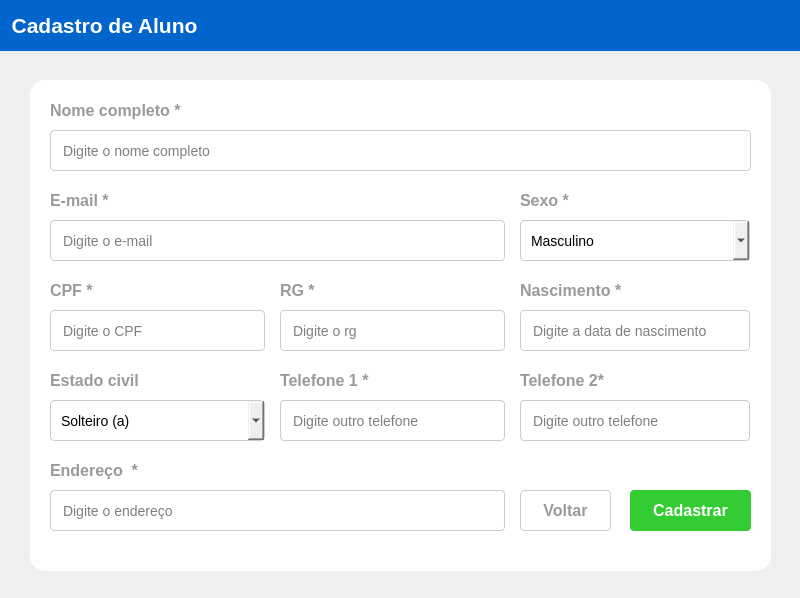
<?xml version="1.0" encoding="UTF-8"?>
<ui version="4.0">
 <class>MainWindow</class>
 <widget class="QMainWindow" name="MainWindow">
  <property name="geometry">
   <rect>
    <x>0</x>
    <y>0</y>
    <width>800</width>
    <height>598</height>
   </rect>
  </property>
  <property name="windowTitle">
   <string>MainWindow</string>
  </property>
  <widget class="QWidget" name="centralwidget">
   <property name="styleSheet">
    <string notr="true">QFrame{
background:#F4F4F4;
}</string>
   </property>
   <widget class="QWidget" name="widget" native="true">
    <property name="geometry">
     <rect>
      <x>0</x>
      <y>0</y>
      <width>800</width>
      <height>51</height>
     </rect>
    </property>
    <property name="styleSheet">
     <string notr="true">QWidget{
background:#0265CB
}</string>
    </property>
    <layout class="QHBoxLayout" name="horizontalLayout_2">
     <item>
      <widget class="QLabel" name="label">
       <property name="font">
        <font>
         <pointsize>16</pointsize>
         <weight>75</weight>
         <bold>true</bold>
        </font>
       </property>
       <property name="styleSheet">
        <string notr="true">QLabel{
color: #FFF;
}</string>
       </property>
       <property name="text">
        <string>  Cadastro de Aluno</string>
       </property>
      </widget>
     </item>
    </layout>
   </widget>
   <widget class="QFrame" name="frame">
    <property name="geometry">
     <rect>
      <x>30</x>
      <y>80</y>
      <width>741</width>
      <height>491</height>
     </rect>
    </property>
    <property name="styleSheet">
     <string notr="true">QFrame{
background:#FFF;
border-radius:15px;}</string>
    </property>
    <property name="frameShape">
     <enum>QFrame::StyledPanel</enum>
    </property>
    <property name="frameShadow">
     <enum>QFrame::Raised</enum>
    </property>
    <widget class="QLabel" name="nomeC_text_input">
     <property name="geometry">
      <rect>
       <x>20</x>
       <y>10</y>
       <width>141</width>
       <height>41</height>
      </rect>
     </property>
     <property name="font">
      <font>
       <family>Segoe UI</family>
       <pointsize>12</pointsize>
       <weight>75</weight>
       <bold>true</bold>
      </font>
     </property>
     <property name="styleSheet">
      <string notr="true">QLabel{
color:#999A9A;
 font-weight: 600;}</string>
     </property>
     <property name="text">
      <string>Nome completo *</string>
     </property>
    </widget>
    <widget class="QLineEdit" name="nome_input">
     <property name="geometry">
      <rect>
       <x>20</x>
       <y>50</y>
       <width>701</width>
       <height>41</height>
      </rect>
     </property>
     <property name="styleSheet">
      <string notr="true">QLineEdit{
border-radius: 4px;
border: 1px solid #ccc;
padding-left:10px;
font-size:14px
}</string>
     </property>
     <property name="placeholderText">
      <string>Digite o nome completo</string>
     </property>
    </widget>
    <widget class="QLabel" name="email_text_input">
     <property name="geometry">
      <rect>
       <x>20</x>
       <y>100</y>
       <width>141</width>
       <height>41</height>
      </rect>
     </property>
     <property name="font">
      <font>
       <family>Segoe UI</family>
       <pointsize>12</pointsize>
       <weight>75</weight>
       <bold>true</bold>
      </font>
     </property>
     <property name="styleSheet">
      <string notr="true">QLabel{
color:#999A9A;
 font-weight: 600;}</string>
     </property>
     <property name="text">
      <string>E-mail *</string>
     </property>
    </widget>
    <widget class="QLineEdit" name="email_imput">
     <property name="geometry">
      <rect>
       <x>20</x>
       <y>140</y>
       <width>455</width>
       <height>41</height>
      </rect>
     </property>
     <property name="styleSheet">
      <string notr="true">QLineEdit{
border-radius: 4px;
border: 1px solid #ccc;
padding-left:10px;
font-size:14px
}</string>
     </property>
     <property name="text">
      <string/>
     </property>
     <property name="placeholderText">
      <string>Digite o e-mail</string>
     </property>
    </widget>
    <widget class="QLabel" name="cpf_text_input">
     <property name="geometry">
      <rect>
       <x>20</x>
       <y>190</y>
       <width>141</width>
       <height>41</height>
      </rect>
     </property>
     <property name="font">
      <font>
       <family>Segoe UI</family>
       <pointsize>12</pointsize>
       <weight>75</weight>
       <bold>true</bold>
      </font>
     </property>
     <property name="styleSheet">
      <string notr="true">QLabel{
color:#999A9A;
 font-weight: 600;}</string>
     </property>
     <property name="text">
      <string>CPF *</string>
     </property>
    </widget>
    <widget class="QLineEdit" name="cpf_input">
     <property name="geometry">
      <rect>
       <x>20</x>
       <y>230</y>
       <width>215</width>
       <height>41</height>
      </rect>
     </property>
     <property name="styleSheet">
      <string notr="true">QLineEdit{
border-radius: 4px;
border: 1px solid #ccc;
padding-left:10px;
font-size:14px
}</string>
     </property>
     <property name="text">
      <string/>
     </property>
     <property name="placeholderText">
      <string>Digite o CPF</string>
     </property>
    </widget>
    <widget class="QLabel" name="estadoC_text_input">
     <property name="geometry">
      <rect>
       <x>20</x>
       <y>280</y>
       <width>141</width>
       <height>41</height>
      </rect>
     </property>
     <property name="font">
      <font>
       <family>Segoe UI</family>
       <pointsize>12</pointsize>
       <weight>75</weight>
       <bold>true</bold>
      </font>
     </property>
     <property name="styleSheet">
      <string notr="true">QLabel{
color:#999A9A;
 font-weight: 600;}</string>
     </property>
     <property name="text">
      <string>Estado civil</string>
     </property>
    </widget>
    <widget class="QComboBox" name="estadoC_comboB">
     <property name="geometry">
      <rect>
       <x>20</x>
       <y>320</y>
       <width>215</width>
       <height>41</height>
      </rect>
     </property>
     <property name="styleSheet">
      <string notr="true">QComboBox{
border-radius: 4px;
border: 1px solid #ccc;
padding-left:10px;
font-size:14px
}</string>
     </property>
     <item>
      <property name="text">
       <string>Solteiro (a)</string>
      </property>
     </item>
     <item>
      <property name="text">
       <string>Casado (a)</string>
      </property>
     </item>
     <item>
      <property name="text">
       <string>Viúvo (a)</string>
      </property>
     </item>
    </widget>
    <widget class="QLabel" name="endereco_text_input">
     <property name="geometry">
      <rect>
       <x>20</x>
       <y>370</y>
       <width>141</width>
       <height>41</height>
      </rect>
     </property>
     <property name="font">
      <font>
       <family>Segoe UI</family>
       <pointsize>12</pointsize>
       <weight>75</weight>
       <bold>true</bold>
      </font>
     </property>
     <property name="styleSheet">
      <string notr="true">QLabel{
color:#999A9A;
 font-weight: 600;}</string>
     </property>
     <property name="text">
      <string>Endereço  *</string>
     </property>
    </widget>
    <widget class="QLineEdit" name="endereco_input">
     <property name="geometry">
      <rect>
       <x>20</x>
       <y>410</y>
       <width>455</width>
       <height>41</height>
      </rect>
     </property>
     <property name="styleSheet">
      <string notr="true">QLineEdit{
border-radius: 4px;
border: 1px solid #ccc;
padding-left:10px;
font-size:14px
}</string>
     </property>
     <property name="text">
      <string/>
     </property>
     <property name="placeholderText">
      <string>Digite o endereço</string>
     </property>
    </widget>
    <widget class="QLabel" name="sexo_text_input">
     <property name="geometry">
      <rect>
       <x>490</x>
       <y>100</y>
       <width>141</width>
       <height>41</height>
      </rect>
     </property>
     <property name="font">
      <font>
       <family>Segoe UI</family>
       <pointsize>12</pointsize>
       <weight>75</weight>
       <bold>true</bold>
      </font>
     </property>
     <property name="styleSheet">
      <string notr="true">QLabel{
color:#999A9A;
 font-weight: 600;}</string>
     </property>
     <property name="text">
      <string>Sexo *</string>
     </property>
    </widget>
    <widget class="QComboBox" name="sexo_ComboB">
     <property name="geometry">
      <rect>
       <x>490</x>
       <y>140</y>
       <width>230</width>
       <height>41</height>
      </rect>
     </property>
     <property name="styleSheet">
      <string notr="true">QComboBox{
border-radius: 4px;
border: 1px solid #ccc;
padding-left:10px;
font-size:14px
}</string>
     </property>
     <item>
      <property name="text">
       <string>Masculino</string>
      </property>
     </item>
     <item>
      <property name="text">
       <string>Femino</string>
      </property>
     </item>
     <item>
      <property name="text">
       <string>Prefiro não informar</string>
      </property>
     </item>
    </widget>
    <widget class="QLabel" name="nasc_text_input">
     <property name="geometry">
      <rect>
       <x>490</x>
       <y>190</y>
       <width>141</width>
       <height>41</height>
      </rect>
     </property>
     <property name="font">
      <font>
       <family>Segoe UI</family>
       <pointsize>12</pointsize>
       <weight>75</weight>
       <bold>true</bold>
      </font>
     </property>
     <property name="styleSheet">
      <string notr="true">QLabel{
color:#999A9A;
 font-weight: 600;}</string>
     </property>
     <property name="text">
      <string>Nascimento *</string>
     </property>
    </widget>
    <widget class="QLineEdit" name="nasc_input">
     <property name="geometry">
      <rect>
       <x>490</x>
       <y>230</y>
       <width>230</width>
       <height>41</height>
      </rect>
     </property>
     <property name="styleSheet">
      <string notr="true">QLineEdit{
border-radius: 4px;
border: 1px solid #ccc;
padding-left:10px;
font-size:14px
}</string>
     </property>
     <property name="placeholderText">
      <string>Digite a data de nascimento</string>
     </property>
    </widget>
    <widget class="QLabel" name="rg_text_input">
     <property name="geometry">
      <rect>
       <x>250</x>
       <y>190</y>
       <width>141</width>
       <height>41</height>
      </rect>
     </property>
     <property name="font">
      <font>
       <family>Segoe UI</family>
       <pointsize>12</pointsize>
       <weight>75</weight>
       <bold>true</bold>
      </font>
     </property>
     <property name="styleSheet">
      <string notr="true">QLabel{
color:#999A9A;
 font-weight: 600;}</string>
     </property>
     <property name="text">
      <string>RG *</string>
     </property>
    </widget>
    <widget class="QLineEdit" name="nasc_input_2">
     <property name="geometry">
      <rect>
       <x>250</x>
       <y>230</y>
       <width>225</width>
       <height>41</height>
      </rect>
     </property>
     <property name="styleSheet">
      <string notr="true">QLineEdit{
border-radius: 4px;
border: 1px solid #ccc;
padding-left:10px;
font-size:14px
}</string>
     </property>
     <property name="placeholderText">
      <string>Digite o rg</string>
     </property>
    </widget>
    <widget class="QLabel" name="tel_text_input">
     <property name="geometry">
      <rect>
       <x>490</x>
       <y>280</y>
       <width>141</width>
       <height>41</height>
      </rect>
     </property>
     <property name="font">
      <font>
       <family>Segoe UI</family>
       <pointsize>12</pointsize>
       <weight>75</weight>
       <bold>true</bold>
      </font>
     </property>
     <property name="styleSheet">
      <string notr="true">QLabel{
color:#999A9A;
 font-weight: 600;}</string>
     </property>
     <property name="text">
      <string>Telefone 2*</string>
     </property>
    </widget>
    <widget class="QLineEdit" name="tel2_input">
     <property name="geometry">
      <rect>
       <x>490</x>
       <y>320</y>
       <width>230</width>
       <height>41</height>
      </rect>
     </property>
     <property name="styleSheet">
      <string notr="true">QLineEdit{
border-radius: 4px;
border: 1px solid #ccc;
padding-left:10px;
font-size:14px
}</string>
     </property>
     <property name="placeholderText">
      <string>Digite outro telefone</string>
     </property>
    </widget>
    <widget class="QPushButton" name="cadastrar_button">
     <property name="geometry">
      <rect>
       <x>600</x>
       <y>410</y>
       <width>121</width>
       <height>41</height>
      </rect>
     </property>
     <property name="font">
      <font>
       <pointsize>12</pointsize>
       <weight>75</weight>
       <bold>true</bold>
      </font>
     </property>
     <property name="cursor">
      <cursorShape>PointingHandCursor</cursorShape>
     </property>
     <property name="styleSheet">
      <string notr="true">QPushButton{
background: #33CD33;
color: #FFF;
border-radius:4px;
 text-align: center;
}</string>
     </property>
     <property name="text">
      <string>Cadastrar</string>
     </property>
     <property name="icon">
      <iconset resource="assets/principal/principal.qrc">
       <normaloff>:/principal/icons8-soma-20.png</normaloff>:/principal/icons8-soma-20.png</iconset>
     </property>
     <property name="iconSize">
      <size>
       <width>25</width>
       <height>30</height>
      </size>
     </property>
    </widget>
    <widget class="QPushButton" name="voltar_button">
     <property name="geometry">
      <rect>
       <x>490</x>
       <y>410</y>
       <width>91</width>
       <height>41</height>
      </rect>
     </property>
     <property name="font">
      <font>
       <pointsize>12</pointsize>
       <weight>75</weight>
       <bold>true</bold>
      </font>
     </property>
     <property name="cursor">
      <cursorShape>PointingHandCursor</cursorShape>
     </property>
     <property name="styleSheet">
      <string notr="true">QPushButton{
color: #999A9A;
border: 1px solid #CCC;
border-radius:4px;
text-align: center;
}</string>
     </property>
     <property name="text">
      <string>Voltar</string>
     </property>
     <property name="icon">
      <iconset resource="assets/cadastro/cadastro.qrc">
       <normaloff>:/cadastro/icons8-esquerda-30.png</normaloff>:/cadastro/icons8-esquerda-30.png</iconset>
     </property>
     <property name="iconSize">
      <size>
       <width>25</width>
       <height>30</height>
      </size>
     </property>
    </widget>
    <widget class="QLabel" name="tel1_text_input_2">
     <property name="geometry">
      <rect>
       <x>250</x>
       <y>280</y>
       <width>141</width>
       <height>41</height>
      </rect>
     </property>
     <property name="font">
      <font>
       <family>Segoe UI</family>
       <pointsize>12</pointsize>
       <weight>75</weight>
       <bold>true</bold>
      </font>
     </property>
     <property name="styleSheet">
      <string notr="true">QLabel{
color:#999A9A;
 font-weight: 600;}</string>
     </property>
     <property name="text">
      <string>Telefone 1 *</string>
     </property>
    </widget>
    <widget class="QLineEdit" name="tel1_input_2">
     <property name="geometry">
      <rect>
       <x>250</x>
       <y>320</y>
       <width>225</width>
       <height>41</height>
      </rect>
     </property>
     <property name="styleSheet">
      <string notr="true">QLineEdit{
border-radius: 4px;
border: 1px solid #ccc;
padding-left:10px;
font-size:14px
}</string>
     </property>
     <property name="placeholderText">
      <string>Digite outro telefone</string>
     </property>
    </widget>
    <zorder>email_text_input</zorder>
    <zorder>nomeC_text_input</zorder>
    <zorder>nome_input</zorder>
    <zorder>email_imput</zorder>
    <zorder>cpf_text_input</zorder>
    <zorder>cpf_input</zorder>
    <zorder>estadoC_text_input</zorder>
    <zorder>estadoC_comboB</zorder>
    <zorder>endereco_text_input</zorder>
    <zorder>endereco_input</zorder>
    <zorder>sexo_text_input</zorder>
    <zorder>sexo_ComboB</zorder>
    <zorder>nasc_text_input</zorder>
    <zorder>nasc_input</zorder>
    <zorder>rg_text_input</zorder>
    <zorder>nasc_input_2</zorder>
    <zorder>tel_text_input</zorder>
    <zorder>tel2_input</zorder>
    <zorder>cadastrar_button</zorder>
    <zorder>voltar_button</zorder>
    <zorder>tel1_text_input_2</zorder>
    <zorder>tel1_input_2</zorder>
   </widget>
  </widget>
 </widget>
 <resources>
  <include location="assets/cadastro/cadastro.qrc"/>
  <include location="assets/principal/principal.qrc"/>
 </resources>
 <connections/>
</ui>
